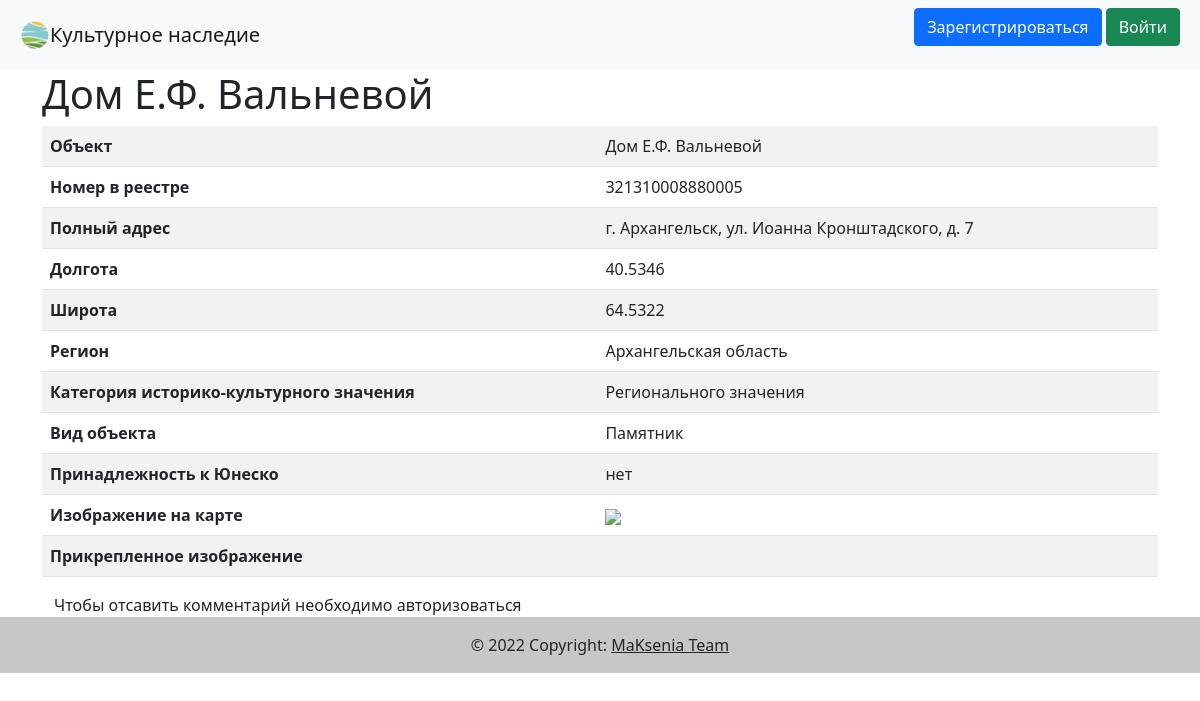
Page /object/2 on the committed database.
### data/objects.py (models this page shows)
class Object(SqlAlchemyBase):
    __tablename__ = 'objects'
    id = sqlalchemy.Column(sqlalchemy.Integer,
                           primary_key=True, autoincrement=True)
    object = sqlalchemy.Column(sqlalchemy.String, nullable=True)
    registry_number = sqlalchemy.Column(sqlalchemy.Integer, nullable=True)
    address = sqlalchemy.Column(sqlalchemy.String, nullable=True)
    longitude = sqlalchemy.Column(sqlalchemy.String, nullable=True)
    latitude = sqlalchemy.Column(sqlalchemy.String, nullable=True)
    region = sqlalchemy.Column(sqlalchemy.String, nullable=True)
    category_of_significance = sqlalchemy.Column(sqlalchemy.String, nullable=True)
    type_of_object = sqlalchemy.Column(sqlalchemy.String, nullable=True)
    is_unesco = sqlalchemy.Column(sqlalchemy.Boolean, default=False)
    picture_src = sqlalchemy.Column(sqlalchemy.String, nullable=True)
    created_date = sqlalchemy.Column(sqlalchemy.DateTime,
                                     default=datetime.datetime.now)
    creator_id = sqlalchemy.Column(sqlalchemy.Integer,
                                   sqlalchemy.ForeignKey("users.id"))
    creator = orm.relation('User')
    comments = orm.relation("Comment", back_populates='object', cascade='all, delete')

### main.py (the view, shortened to what this page needs)
@app.route('/object/<int:id>', methods=['GET', 'POST'])
def object(id):
    form = CommentsForm()
    if request.method == 'GET':
        db_sess = db_session.create_session()
        object = db_sess.query(Object).filter(Object.id == id).first()
        comments = db_sess.query(Comment).filter(Comment.object_id == id).order_by(Comment.id.desc()).all()
        if object:
            return render_template('object.html',
                                   title=object.object,
                                   object=object,
                                   img_src=static_map_href(object.longitude, object.latitude),
                                   form=form,
                                   comments=comments)
        else:
            abort(404)

### data/db_session.py (called while the page is built)
def create_session() -> Session:
    global __factory
    return __factory()

### map_tools.py (called while the page is built)
def static_map_href(longitude, latitude):
    return f"http://static-maps.yandex.ru/1.x/?l=map&{longitude},{latitude}&size=400,400&pt={longitude},{latitude},flag&spn=0.002,0.002"

### templates/object.html (shortened to what this page needs)
{% extends "base.html" %}
{% block content %}
<h1>{{title}}</h1>
<table class="table table-striped">
    <tr>
        <th scope="row">Объект</th>
        <td>{{object.object}}</td>
    </tr>
    <tr>
        <th scope="row" title="Согласно Единому государственному реестру культурного наследия народов РФ">Номер в реестре</th>
        <td>{{object.registry_number}}</td>
    </tr>
    <tr>
        <th scope="row">Полный адрес</th>
        <td>{{object.address}}</td>
    </tr>
    <tr>
        <th scope="row">Долгота</th>
        <td>{{object.longitude}}</td>
    </tr>
    <tr>
        <th scope="row">Широта</th>
        <td>{{object.latitude}}</td>
    </tr>
    <tr>
        <th scope="row">Регион</th>
        <td>{{object.region}}</td>
    </tr>
    <tr>
        <th scope="row">Категория историко-культурного значения</th>
        <td>{{object.category_of_significance}}</td>
    </tr>
    <tr>
        <th scope="row">Вид объекта</th>
        <td>{{object.type_of_object}}</td>
    </tr>
    <tr>
        <th scope="row">Принадлежность к Юнеско</th>
        <td>{% if object.is_unesco %} да {%else%} нет {%endif%}</td>
    </tr>
    <tr>
        <th scope="row">Изображение на карте</th>
        <td><img src="{{img_src}}"></td>
    </tr>
    <tr>
        <th scope="row">Прикрепленное изображение</th>
        <td><img src="{{object.picture_src}}"></td>
    </tr>
</table>
{% if current_user.is_authenticated %}
<form action="" method="post">
    {{ form.hidden_tag() }}
    <p>
        {{ form.content.label }}<br>
        {{ form.content(class="form-control") }}<br>
        {% for error in form.content.errors %}
            <p class="alert alert-danger" role="alert">
                {{ error }}
            </p>
        {% endfor %}
    </p>
    <p>{{ form.submit(type="submit", class="btn btn-primary") }}</p>
    {{message}}
</form>
{% else %}
<div class="container">
    Чтобы отсавить комментарий необходимо авторизоваться
</div>
{% endif %}
{% endblock %}

### rows in the picture
Object: object "Дом Е.Ф. Вальневой", registry_number "321310008880005", address "г. Архангельск, ул. Иоанна Кронштадского, д. 7", longitude "40.5346", latitude "64.5322", region "Архангельская область", category_of_significance "Регионального значения", type_of_object "Памятник"
